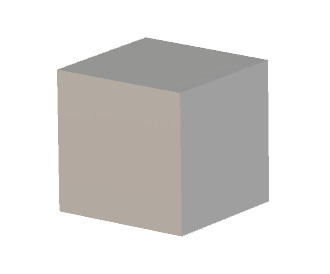
#> input picture chapter8/cube.jpg, 330 x 274 px
$ python test8-2.py
#> lines starting #> are read from the running program, lines starting #| are printed output that depends on the picture; after the words box and inside, x2 and y2 are one past the last pixel; in counts of white or black regions, pixels touching at a corner belong together
#test8-2.py锛氫紭鍖栧搱閲屾柉瑙�
import cv2
import numpy as np
import matplotlib.pyplot as plt
img = cv2.imread('cube.jpg')                #鎵撳紑鍥惧儚锛岄粯璁GR鏍煎紡
#> img is the input picture: shape (274, 330, 3); mean B, G, R 216.2, 218.1, 219.9
gray = cv2.cvtColor(img,cv2.COLOR_BGR2GRAY)  #杞崲涓虹伆搴﹀浘鍍�
gray = np.float32(gray)                     #杞崲涓烘诞鐐圭被鍨�
dst = cv2.cornerHarris(gray,8,7,0.10)       #鏌ユ壘鍝堥噷鏂
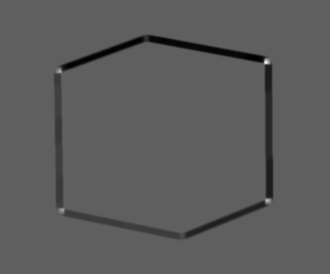
#> dst: shape (274, 330) float32; min -1.2e+10, max 2.01e+10, mean -375694304; drawn with min black and max white
r, dst = cv2.threshold(dst,0.01*dst.max(),255,cv2.THRESH_BINARY)#浜屽€煎寲闃堝€煎鐞�
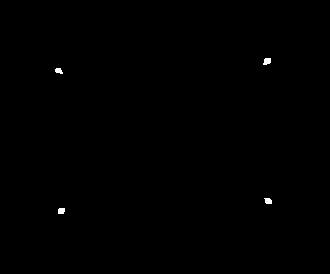
#> dst: shape (274, 330) float32; 0.17% white; 4 white regions, box (x1, y1, x2, y2) and area: (263, 58, 271, 65) 45, (264, 198, 272, 204) 39, (58, 208, 65, 214) 39, (55, 68, 63, 74) 35
#> r = 200685834.2
dst = np.uint8(dst)                         #杞崲涓烘暣鍨�
r,l,s,cxys = cv2.connectedComponentsWithStats(dst)#鏌ユ壘璐ㄧ偣鍧愭爣
#> l: shape (274, 330) int32; 5 distinct labels, from 0 to 4
#> r = 5; s = [[0, 0, 330, 274, 90262], [263, 58, 8, 7, 45], [55, 68, 8, 6, 35], [264, 198, 8, 6, 39], [58, 208, 7, 6, 39]]; cxys = [[164.5, 136.5], [266.7, 60.87], [58.37, 70.4], [267.8, 200.5], [60.92, 210.5]]
cif = (cv2.TERM_CRITERIA_EPS +
              cv2.TERM_CRITERIA_MAX_ITER, 100, 0.001)#瀹氫箟浼樺寲鏌ユ壘鏉′欢
corners = cv2.cornerSubPix(gray,
             np.float32(cxys),(5,5),(-1,-1),cif)#鎵ц浼樺寲鏌ユ壘
#> corners = [[164.5, 136.5], [267.4, 59.62], [56.57, 69.27], [268.4, 200.6], [59.35, 210.8]]
res = np.hstack((cxys,corners))                 #鍫嗗彔鏋勯€犳柊鏁扮粍锛屼究浜庢爣娉ㄨ
#> res = [[164.5, 136.5, 164.5, 136.5], [266.7, 60.87, 267.4, 59.62], [58.37, 70.4, 56.57, 69.27], [267.8, 200.5, 268.4, 200.6], [60.92, 210.5, 59.35, 210.8]]
res = np.int0(res)                              #杞崲涓烘暣鍨�
#> res = [[164, 136, 164, 136], [266, 60, 267, 59], [58, 70, 56, 69], [267, 200, 268, 200], [60, 210, 59, 210]]
img[res[:,1],res[:,0]]=[0,0,255]                #灏嗗搱閲屾柉瑙掑搴斿儚绱犺缃负绾㈣壊
#> img: shape (274, 330, 3); 0.01% of pixels changed, all inside (x1, y1, x2, y2) = (58, 60, 268, 211)
img[res[:,3],res[:,2]] = [0,255,0]              #灏嗕紭鍖栫粨鏋滃儚绱犺缃负缁胯壊
#> img: shape (274, 330, 3); mean B, G, R 216.2, 218.1, 219.9
img = cv2.cvtColor(img,cv2.COLOR_BGR2RGB)       #杞崲涓篟GB鏍煎紡
plt.imshow(img)
plt.axis('off')
plt.show()                                      #鏄剧ず妫€娴嬬粨鏋�
